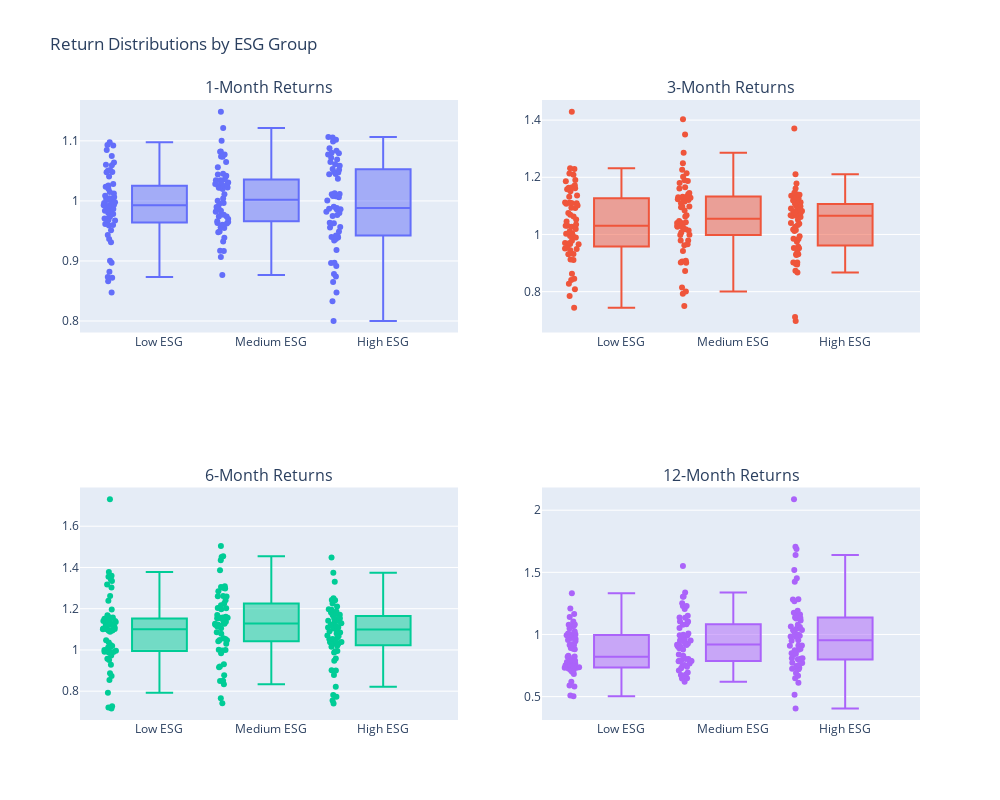

The cell this chart's notebook holds for it:
### Markdown cell above
## 2. Portfolio Performance Comparison

### Code cell
# Create subplots
fig = make_subplots(rows=2, cols=2, 
                   subplot_titles=('1-Month Returns', '3-Month Returns', 
                                 '6-Month Returns', '12-Month Returns'))

# Add box plots for each time period
time_periods = ['1M_Return', '3M_Return', '6M_Return', '12M_Return']
positions = [(1,1), (1,2), (2,1), (2,2)]

for period, pos in zip(time_periods, positions):
    fig.add_trace(
        go.Box(
            y=df[period],
            x=df['ESG_Group'],
            name=period,
            boxpoints='all',
            jitter=0.3,
            pointpos=-1.8
        ),
        row=pos[0], col=pos[1]
    )

fig.update_layout(
    height=800,
    width=1000,
    title_text='Return Distributions by ESG Group',
    showlegend=False
)
fig.show()

### Figure 1 — Plotly figure (JSON) as saved in the notebook; plotly's stock layout.template omitted (floating-point values rounded to 4 significant figures; data arrays with more than 128 entries replaced by an {"elided": "..."} marker saying what was removed)
{"data": [{"boxpoints": "all", "jitter": 0.3, "name": "1M_Return", "pointpos": -1.8, "type": "box", "x": {"elided": "176 str values"}, "xaxis": "x", "y": {"elided": "176 float values"}, "yaxis": "y"}, {"boxpoints": "all", "jitter": 0.3, "name": "3M_Return", "pointpos": -1.8, "type": "box", "x": {"elided": "176 str values"}, "xaxis": "x2", "y": {"elided": "176 float values"}, "yaxis": "y2"}, {"boxpoints": "all", "jitter": 0.3, "name": "6M_Return", "pointpos": -1.8, "type": "box", "x": {"elided": "176 str values"}, "xaxis": "x3", "y": {"elided": "176 float values"}, "yaxis": "y3"}, {"boxpoints": "all", "jitter": 0.3, "name": "12M_Return", "pointpos": -1.8, "type": "box", "x": {"elided": "176 str values"}, "xaxis": "x4", "y": {"elided": "176 float values"}, "yaxis": "y4"}], "layout": {"annotations": [{"font": {"size": 16}, "showarrow": false, "text": "1-Month Returns", "x": 0.225, "xanchor": "center", "xref": "paper", "y": 1, "yanchor": "bottom", "yref": "paper"}, {"font": {"size": 16}, "showarrow": false, "text": "3-Month Returns", "x": 0.775, "xanchor": "center", "xref": "paper", "y": 1, "yanchor": "bottom", "yref": "paper"}, {"font": {"size": 16}, "showarrow": false, "text": "6-Month Returns", "x": 0.225, "xanchor": "center", "xref": "paper", "y": 0.375, "yanchor": "bottom", "yref": "paper"}, {"font": {"size": 16}, "showarrow": false, "text": "12-Month Returns", "x": 0.775, "xanchor": "center", "xref": "paper", "y": 0.375, "yanchor": "bottom", "yref": "paper"}], "height": 800, "showlegend": false, "title": {"text": "Return Distributions by ESG Group"}, "width": 1000, "xaxis": {"anchor": "y", "domain": [0, 0.45]}, "xaxis2": {"anchor": "y2", "domain": [0.55, 1]}, "xaxis3": {"anchor": "y3", "domain": [0, 0.45]}, "xaxis4": {"anchor": "y4", "domain": [0.55, 1]}, "yaxis": {"anchor": "x", "domain": [0.625, 1]}, "yaxis2": {"anchor": "x2", "domain": [0.625, 1]}, "yaxis3": {"anchor": "x3", "domain": [0, 0.375]}, "yaxis4": {"anchor": "x4", "domain": [0, 0.375]}}}
